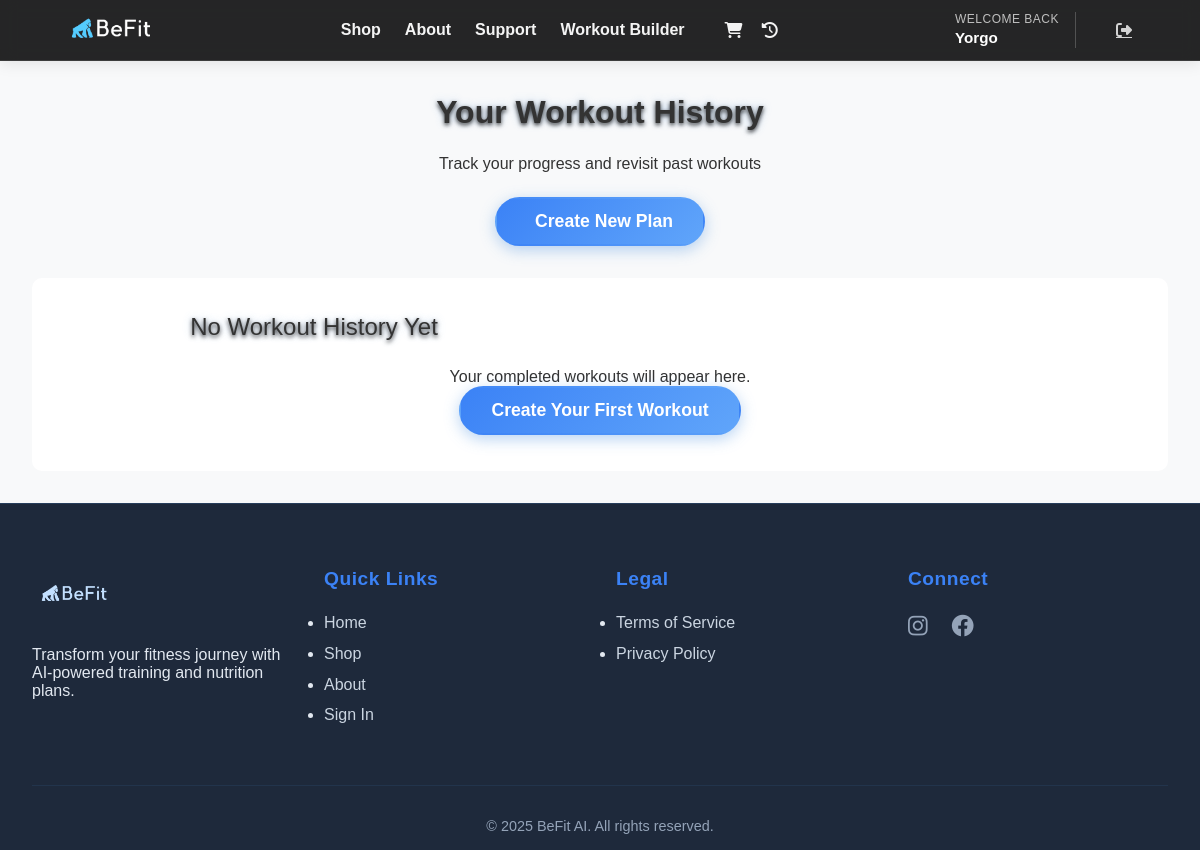
The page /workout_builder/history.php (signed in) on the database as committed earlier.
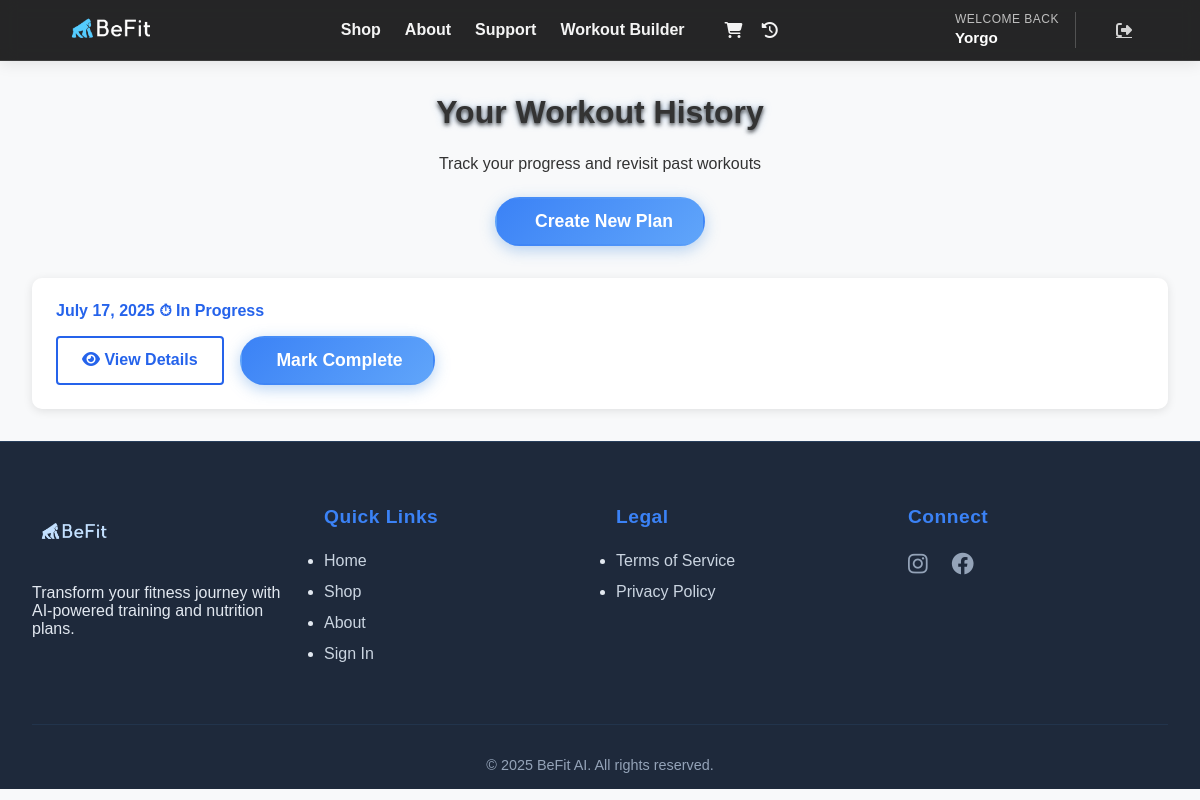
The same page on the database as committed later.
### tables this page shows
CREATE TABLE `user_workout_history` (
  `id` int(11) NOT NULL AUTO_INCREMENT,
  `user_id` int(11) NOT NULL,
  `workout_date` date NOT NULL,
  `workout_data` longtext DEFAULT NULL CHECK (json_valid(`workout_data`)),
  `completed` tinyint(1) NOT NULL DEFAULT 0,
  `notes` text DEFAULT NULL,
  PRIMARY KEY (`id`),
  KEY `user_id` (`user_id`),
  CONSTRAINT `user_workout_history_ibfk_1` FOREIGN KEY (`user_id`) REFERENCES `users` (`id`)
);

### workout_builder/includes/workout_functions.php (called while the page is built, shortened)
<?php
function getWorkoutHistory(PDO $pdo, int $userId): array {
    $stmt = $pdo->prepare("SELECT * FROM user_workout_history
        WHERE user_id = ? ORDER BY workout_date DESC");
    $stmt->execute([$userId]);
    return $stmt->fetchAll(PDO::FETCH_ASSOC);
}
?>

### workout_builder/history.php (the view, shortened to what this page needs)
<?php
require_once __DIR__ . '/../auth/config.php';
require_once __DIR__ . '/includes/workout_functions.php';
$workoutHistory = getWorkoutHistory($pdo, $_SESSION['user_id']);
?>
<!DOCTYPE html>
<html lang="en">
<head>
    <link rel="stylesheet" href="/BeFit-Folder/public/css/styles1.css">
    <link rel="stylesheet" href="/BeFit-Folder/workout_builder/assets/css/workout_builder.css">
</head>
<body>
    <?php include __DIR__ . '/../includes/header.php'; ?>
    <div class="history-container">
        <div class="history-header">
            <h1>Your Workout History</h1>
            <p>Track your progress and revisit past workouts</p>
            <div class="header-actions" style="text-align: center; margin-top: 1.5rem;">
                <a href="form.php" class="cta-button" style="padding: 12px 30px; font-size: 1.1rem;">
                    <i class="fas fa-plus"></i> Create New Plan
                </a>
            </div>
        </div>
        <div class="history-grid">
            <?php if (!empty($workoutHistory)): ?>
                <?php foreach ($workoutHistory as $workout):
                    $workoutDate = date('F j, Y', strtotime($workout['workout_date']));
                ?>
                    <div class="history-card">
                        <div class="history-date">
                            <?= htmlspecialchars($workoutDate) ?>
                            <?php if ($workout['completed']): ?>
                                <span class="completed-badge">✓ Completed</span>
                            <?php else: ?>
                                <span class="incomplete-badge">⏱ In Progress</span>
                            <?php endif; ?>
                        </div>
                        <div class="history-actions">
                            <a href="view_workout.php?history_id=<?= $workout['id'] ?>" class="secondary-button">
                                <i class="fas fa-eye"></i> View Details
                            </a>
                            <?php if (!$workout['completed']): ?>
                                <form action="log_completion.php" method="post" style="display: inline;">
                                    <button type="submit" class="cta-button small">
                                        <i class="fas fa-check"></i> Mark Complete
                                    </button>
                                </form>
                            <?php endif; ?>
                        </div>
                    </div>
                <?php endforeach; ?>
            <?php else: ?>
                <div class="no-history">
                    <h3>No Workout History Yet</h3>
                    <p>Your completed workouts will appear here.</p>
                    <a href="form.php" class="cta-button">Create Your First Workout</a>
                </div>
            <?php endif; ?>
        </div>
    </div>
    <?php include __DIR__ . '/../includes/footer.php'; ?>
</body>
</html>

### includes/header.php (shortened to what this page needs)
<!DOCTYPE html>
<html lang="en">
<head>
    <link rel="stylesheet" href="/BeFit-Folder/public/css/styles1.css">
    <link rel="stylesheet" href="https://cdnjs.cloudflare.com/ajax/libs/font-awesome/6.4.0/css/all.min.css">
</head>
<body class="shared-bg">
    <nav class="page-header">
        <div class="nav-container">
            <div class="logo-nav">
                <a href="/BeFit-Folder/index.php">
                    <img src="/BeFit-Folder/public/photos/logo1.png" alt="BeFit Logo" class="logo">
                </a>
            </div>
            <ul class="nav-links">
                <li><a href="/BeFit-Folder/index.php#shop-section">Shop</a></li>
                <li><a href="/BeFit-Folder/about.php">About</a></li>
                <li><a href="/BeFit-Folder/support.php">Support</a></li>
                <li><a href="/BeFit-Folder/workout_builder/index.php" <?= basename($_SERVER['PHP_SELF']) == 'workout_builder' ? 'class="active"' : '' ?>>Workout Builder</a></li>
                <li class="nav-icons">
                    <a href="/BeFit-Folder/ecommerce/cart.php" class="icon-link" title="Cart">
                        <i class="fas fa-shopping-cart"></i>
                    </a>
                    <a href="/BeFit-Folder/ecommerce/orders.php" class="icon-link" title="Orders">
                        <i class="fas fa-history"></i>
                    </a>
                </li>
            </ul>
            <div class="nav-buttons">
            <?php if(isset($_SESSION['user_id'])): ?>
                <div class="user-profile">
                    <div class="welcome-message">
                        <span class="welcome-text">Welcome back</span>
                        <span class="username"><?= htmlspecialchars($_SESSION['user_name'] ?? 'User') ?></span>
                    </div>
                    <a href="/BeFit-Folder/auth/logout.php" class="logout-btn">
                        <i class="fas fa-sign-out-alt"></i>
                    </a>
                </div>
            <?php endif; ?>
        </div>
            </div>
    </nav>
    <main>

### includes/footer.php (shortened to what this page needs)
    </main>
    <footer class="site-footer">
        <div class="footer-container">
            <div class="footer-grid">
                <div class="footer-column">
                    <a href="/BeFit-Folder/index.php" class="footer-logo">
                        <img src="/BeFit-Folder/public/photos/logo1.png" alt="BeFit Logo" class="footer-logo-img">
                    </a>
                    <p class="footer-text">Transform your fitness journey with AI-powered training and nutrition plans.</p>
                </div>
                <div class="footer-column">
                    <h4 class="footer-heading">Quick Links</h4>
                    <ul class="footer-links">
                        <li><a href="/BeFit-Folder/index.php">Home</a></li>
                        <li><a href="/BeFit-Folder/index.php#shop-section">Shop</a></li>
                        <li><a href="/BeFit-Folder/about.php">About</a></li>
                        <li><a href="/BeFit-Folder/auth/signin.php">Sign In</a></li>
                    </ul>
                </div>
                <div class="footer-column">
                    <h4 class="footer-heading">Legal</h4>
                    <ul class="footer-links">
                        <li><a href="/BeFit-Folder/terms.php">Terms of Service</a></li>
                        <li><a href="/BeFit-Folder/privacy.php">Privacy Policy</a></li>
                    </ul>
                </div>
                <div class="footer-column">
                    <h4 class="footer-heading">Connect</h4>
                    <div class="social-icons">
                        <a href="https://www.instagram.com/befitmiddleeast?igsh=eGNodThhdHB0ZmVt"><i class="fab fa-instagram"></i></a>
                        <a href="https://www.facebook.com/share/16V3szLFh2/"><i class="fab fa-facebook"></i></a>
                    </div>
                </div>
            </div>
            <div class="footer-bottom">
                <p>&copy; <?php echo date('Y'); ?> BeFit AI. All rights reserved.</p>
            </div>
        </div>
    </footer>
</body>
</html>

### workout_builder/assets/css/workout_builder.css (style rules this page uses)
.secondary-button { display: inline-block; padding: 0.8rem 1.5rem; background: white; color: var(--primary); border: 2px solid var(--primary); border-radius: 4px; text-decoration: none; font-weight: 600; transition: all 0.2s ease; }
.cta-button { background: var(--primary); color: white; border: none; padding: 0.8rem 1.5rem; border-radius: 4px; font-weight: 600; cursor: pointer; transition: all 0.3s ease; }
.cta-button::before, .cta-button::after, .cta-button *::before, .cta-button *::after { content: none !important; display: none !important; }
.header-actions { display: flex; justify-content: center; margin: 2rem 0; }
.header-actions .cta-button { padding: 12px 30px; font-size: 1.1rem; display: inline-flex; align-items: center; gap: 8px; transition: all 0.3s ease; }

### workout_builder/history.php (style rules this page uses)
.history-container { max-width: 1200px; margin: 2rem auto; padding: 0 2rem; }
.history-header { text-align: center; margin-bottom: 2rem; }
.history-grid { display: grid; gap: 1.5rem; }
.history-card { background: white; border-radius: 10px; padding: 1.5rem; box-shadow: 0 2px 10px rgba(0,0,0,0.1); }
.history-date { font-weight: 600; color: var(--primary); margin-bottom: 0.5rem; }
.history-actions { display: flex; gap: 1rem; margin-top: 1rem; }
.no-history { text-align: center; padding: 2rem; background: white; border-radius: 10px; }

Rows that differ between the two databases and show on the page:
added user_workout_history: workout_date "July 17, 2025", completed "⏱ In Progress"
Other text that changed with them:
text no longer shown: "No Workout History Yet Your completed workouts will appear here. Create Your First Workout"
